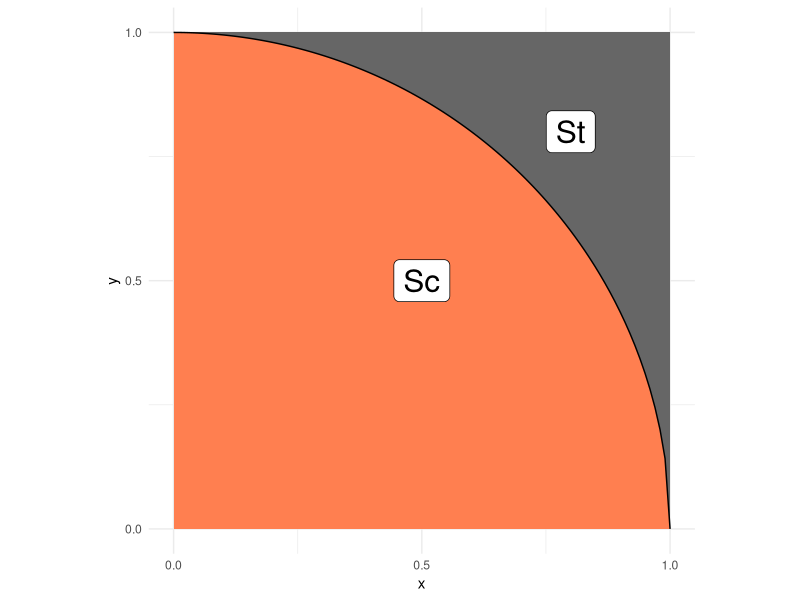
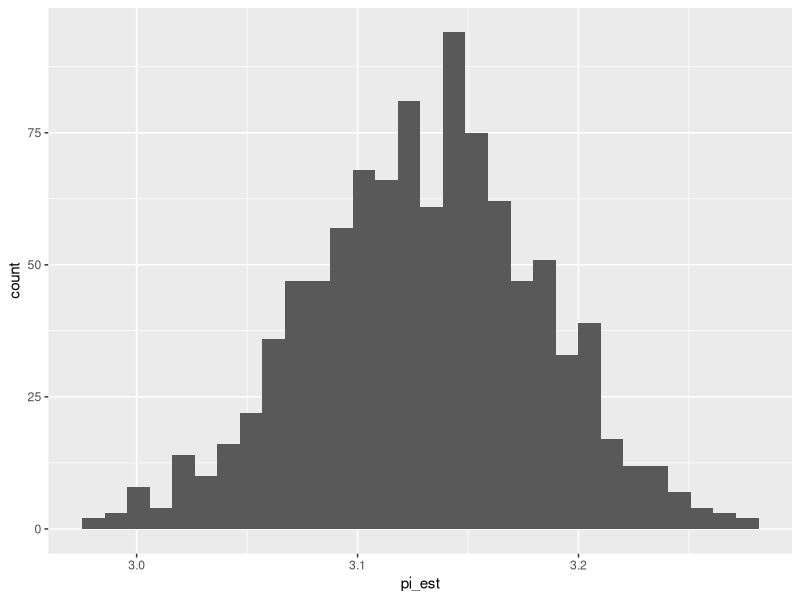

These charts were generated, in order, by the following R code:
## ---- chunk 1
library(tidyverse)
library(rsample)
## ---- chunk 2
## NOTE: No need to edit; this visual helps explain the pi estimation scheme
tibble(x = seq(0, 1, length.out = 100)) %>%
  mutate(y = sqrt(1 - x^2)) %>%

  ggplot(aes(x, y)) +
  annotate(
    "rect",
    xmin = 0, ymin = 0, xmax = 1, ymax = 1,
    fill = "grey40",
    size = 1
  ) +
  geom_ribbon(aes(ymin = 0, ymax = y), fill = "coral") +
  geom_line() +
  annotate(
    "label",
    x = 0.5, y = 0.5, label = "Sc",
    size = 8
  ) +
  annotate(
    "label",
    x = 0.8, y = 0.8, label = "St",
    size = 8
  ) +
  scale_x_continuous(breaks = c(0, 1/2, 1)) +
  scale_y_continuous(breaks = c(0, 1/2, 1)) +
  theme_minimal() +
  coord_fixed()
## ---- chunk 3
## TASK: Choose a sample size and generate samples
n <- 1000
df_q1 <-tibble(x=runif(n, 0,1),y=runif(n,0,1))
## ---- chunk 4
## NOTE: Do not edit this code
# Correct sample size
assertthat::assert_that(
  dim(df_q1) %>% 
    .[[1]] == n,
  msg = "The sample size should be `n`"
)
# Correct column names
assertthat::assert_that(
  setequal(names(df_q1), c("x", "y")),
  msg = "df_q1 must include the columns `x` and `y`"
)
print("Good")
## ---- chunk 5
## TASK: Finish implementing this function
stat <- function(x, y) {
  # TODO: Finish implementing this function
   val<- sqrt(x^2+y^2)
   stat = val<=1
    replace_with<-4
    stat[stat == TRUE] <- replace_with
    return(stat)
}
stat(1,1)
## ---- chunk 6
## TASK: Finish writing these assert statements

# Check the value for points *inside* the circle
assertthat::assert_that(
  tibble(x = .5, y = .5) %>% # Pick a point *inside* the circle
    mutate(stat = stat(x, y)) %>% 
    pull(stat) %>% 
    .[[1]] == 4,
  
  msg = "Incorrect value when a point is inside the circle"
)

# Check the value for points *outside* the circle
assertthat::assert_that(
  tibble(x = 1, y = 1) %>% # Pick a point *outside* the circle
    mutate(stat = stat(x, y)) %>% 
    pull(stat) %>% 
    .[[1]] == 0,
  # ???, # Write the correct value of stat() here
  msg = "Incorrect value when a point is outside the circle"
)
print("Your assertions passed, but make sure they're checking the right thing!")
## ---- chunk 7
## TASK: Estimate pi using your data from q1
df_q3 <-
  df_q1 %>% 
  # TODO: Estimate pi as the column `pi_est`
  mutate(val=stat(x,y)) %>%
  pull(val)%>%
  mean()%>%
  tibble(pi_est=.)

## ---- chunk 8
## NOTE: Do not edit this code
# Correct sample size
assertthat::assert_that(
  dim(df_q3) %>% 
    .[[1]] == 1,
  msg = "This result should have just one row"
)
# Correct column names
assertthat::assert_that(
  setequal(names(df_q3), c("pi_est")),
  msg = "df_q3 must include the column `pi_est`"
)
print("Good")
## ---- chunk 9
## TASK: Finish the code below
df_q4 <- 
  df_q1 %>% 
  bootstraps(., times = 1000) %>% 
  mutate(
    pi_est = map_dbl(
      splits,
      function(split_df) {
        analysis(split_df) %>% 
          mutate(val=stat(x,y)) %>%
          pull(val)%>%
          mean() %>%
          tibble(pi_est=.)%>%
          pull(pi_est)
      }
    )
  )

## NOTE: Do not edit; use this to visualize your results
df_q4 %>% 
  ggplot(aes(pi_est)) +
  geom_histogram()
## ---- chunk 10
## TASK: Compute a bootstrap confidence interval at the 95% level (alpha = 0.05)
df_q4
df_q5 <- 
  df_q4 %>% 
  summarize(
    # TODO: Compute pi_lo and pi_up
    pi_lo = quantile(pi_est,probs=c(.025)),
    pi_up = quantile(pi_est,probs=c(.975))
  )
quantile(df_q4$pi_est)
df_q5
## ---- chunk 11

df_q6<-df_q1 %>% 
  mutate(val=stat(x,y))%>%
  summarize(
    # TODO: Compute pi_lo and pi_up
    pi_lo = mean(val)+qnorm(.025)*sd(val)/sqrt(n),
    pi_up = mean(val)+qnorm(.975)*sd(val)/sqrt(n)
  )

df_q6
